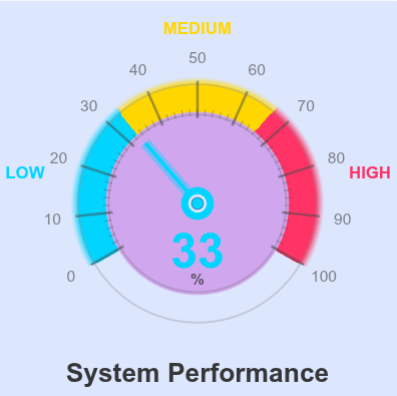

The script that drew this image:
from bokeh_rocks import Gauge, show, save_plot
gauge0 = Gauge(
    width=450, height=450,
    title="System Performance",
    unit="%",
    initial_value=33,
    theme="light",
    easing=False,
    bg_color="#dce6fd",  
    gauge_bg_color="#d0a6ee"
)
show(gauge0.figure)

save_plot(gauge0.figure, "output/gauge_02")
